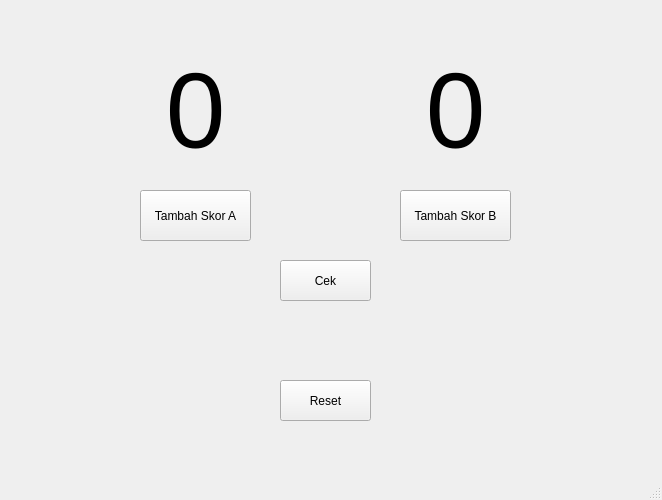
<?xml version="1.0" encoding="UTF-8"?>
<ui version="4.0">
 <class>MainWindow</class>
 <widget class="QMainWindow" name="MainWindow">
  <property name="geometry">
   <rect>
    <x>0</x>
    <y>0</y>
    <width>662</width>
    <height>500</height>
   </rect>
  </property>
  <property name="windowTitle">
   <string>MainWindow</string>
  </property>
  <widget class="QWidget" name="centralwidget">
   <widget class="QLabel" name="skor_a">
    <property name="geometry">
     <rect>
      <x>120</x>
      <y>60</y>
      <width>151</width>
      <height>101</height>
     </rect>
    </property>
    <property name="font">
     <font>
      <pointsize>80</pointsize>
     </font>
    </property>
    <property name="text">
     <string>0</string>
    </property>
    <property name="alignment">
     <set>Qt::AlignCenter</set>
    </property>
   </widget>
   <widget class="QLabel" name="skor_b">
    <property name="geometry">
     <rect>
      <x>380</x>
      <y>60</y>
      <width>151</width>
      <height>101</height>
     </rect>
    </property>
    <property name="font">
     <font>
      <pointsize>80</pointsize>
     </font>
    </property>
    <property name="text">
     <string>0</string>
    </property>
    <property name="alignment">
     <set>Qt::AlignCenter</set>
    </property>
   </widget>
   <widget class="QPushButton" name="pushButton_a">
    <property name="geometry">
     <rect>
      <x>140</x>
      <y>190</y>
      <width>111</width>
      <height>51</height>
     </rect>
    </property>
    <property name="text">
     <string>Tambah Skor A</string>
    </property>
   </widget>
   <widget class="QPushButton" name="pushButton_b">
    <property name="geometry">
     <rect>
      <x>400</x>
      <y>190</y>
      <width>111</width>
      <height>51</height>
     </rect>
    </property>
    <property name="text">
     <string>Tambah Skor B</string>
    </property>
   </widget>
   <widget class="QPushButton" name="pushButton_cek">
    <property name="geometry">
     <rect>
      <x>280</x>
      <y>260</y>
      <width>91</width>
      <height>41</height>
     </rect>
    </property>
    <property name="text">
     <string>Cek</string>
    </property>
   </widget>
   <widget class="QLabel" name="keterangan">
    <property name="geometry">
     <rect>
      <x>240</x>
      <y>320</y>
      <width>171</width>
      <height>41</height>
     </rect>
    </property>
    <property name="font">
     <font>
      <pointsize>15</pointsize>
      <weight>75</weight>
      <bold>true</bold>
     </font>
    </property>
    <property name="layoutDirection">
     <enum>Qt::LeftToRight</enum>
    </property>
    <property name="text">
     <string/>
    </property>
    <property name="alignment">
     <set>Qt::AlignCenter</set>
    </property>
   </widget>
   <widget class="QPushButton" name="pushButton_reset">
    <property name="geometry">
     <rect>
      <x>280</x>
      <y>380</y>
      <width>91</width>
      <height>41</height>
     </rect>
    </property>
    <property name="text">
     <string>Reset</string>
    </property>
   </widget>
  </widget>
  <widget class="QMenuBar" name="menubar">
   <property name="geometry">
    <rect>
     <x>0</x>
     <y>0</y>
     <width>662</width>
     <height>21</height>
    </rect>
   </property>
  </widget>
  <widget class="QStatusBar" name="statusbar"/>
 </widget>
 <resources/>
 <connections/>
</ui>
